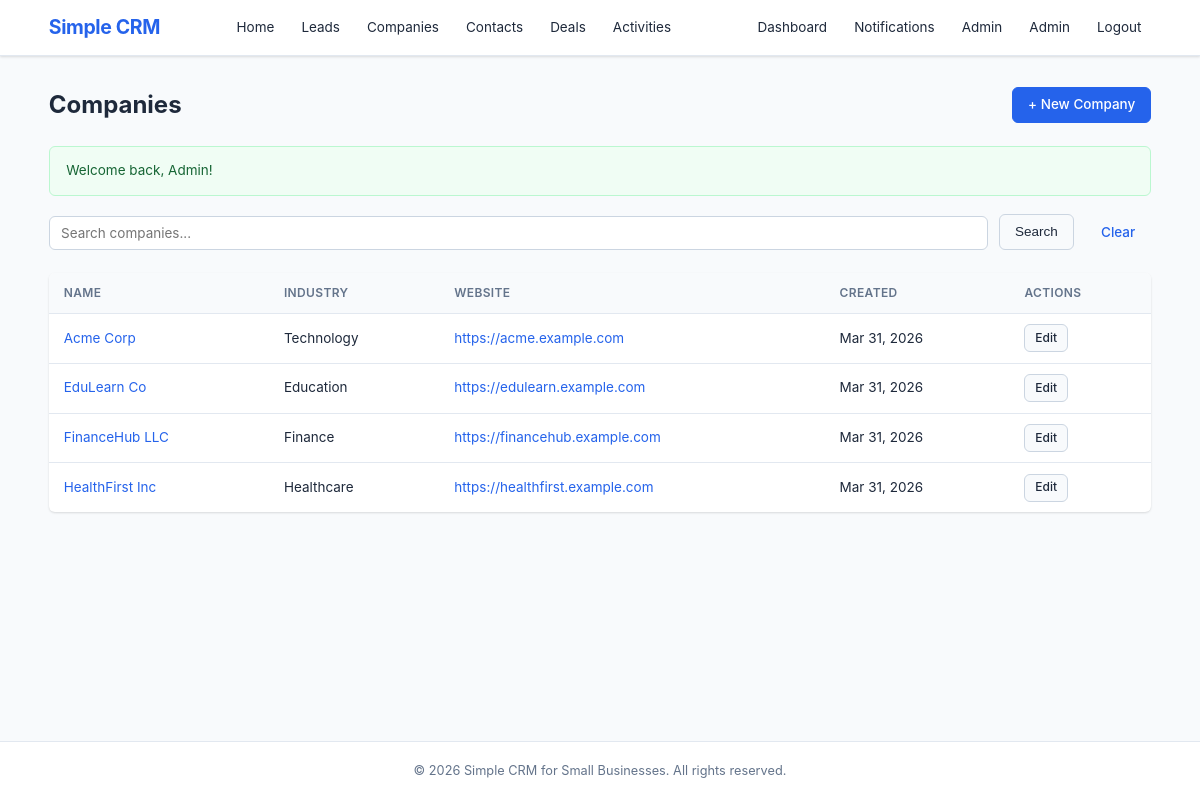
The app's page /public/companies.php (signed in) with its own data.
### tables this page shows
CREATE TABLE IF NOT EXISTS `companies` (
    `id`         INT AUTO_INCREMENT PRIMARY KEY,
    `name`       VARCHAR(150) NOT NULL,
    `industry`   VARCHAR(100) DEFAULT NULL,
    `website`    VARCHAR(255) DEFAULT NULL,
    `address`    TEXT         DEFAULT NULL,
    `created_by` INT          DEFAULT NULL,
    `created_at` DATETIME     NOT NULL DEFAULT CURRENT_TIMESTAMP,
    FOREIGN KEY (`created_by`) REFERENCES `users`(`id`) ON DELETE SET NULL
);

### includes/auth.php (called while the page is built, shortened)
<?php
function isLoggedIn(): bool
{
    return isset($_SESSION['user_id']);
}
function currentRole(): string
{
    return $_SESSION['user_role'] ?? 'visitor';
}
function hasMinRole(string $minRole): bool
{
    $hierarchy = [
        'visitor'       => 0,
        'user'          => 1,
        'sales_rep'     => 2,
        'sales_manager' => 3,
        'admin'         => 4,
    ];
    $userLevel = $hierarchy[currentRole()] ?? 0;
    $minLevel  = $hierarchy[$minRole]      ?? 0;
    return $userLevel >= $minLevel;
}

### includes/permissions.php (called while the page is built, shortened)
<?php
require_once __DIR__ . '/auth.php';
function canCreateCompany(): bool  { return isLoggedIn() && hasMinRole('user'); }
function canEditCompany(array $c): bool {
    if (hasMinRole('admin')) return true;
    return ($c['created_by'] == currentUserId());
}

### models/Company.php (called while the page is built, shortened)
<?php
function listCompanies(array $filters = [], int $limit = 20, int $offset = 0): array
{
    $db = getDB();
    $where  = [];
    $params = [];
    $whereSQL = $where ? 'WHERE ' . implode(' AND ', $where) : '';
    $stmt = $db->prepare("SELECT COUNT(*) FROM companies co {$whereSQL}");
    $stmt->execute($params);
    $total = (int) $stmt->fetchColumn();
    $sql = "SELECT co.*,
                   CONCAT(u.first_name, ' ', u.last_name) AS creator_name
            FROM companies co
            LEFT JOIN users u ON co.created_by = u.id
            {$whereSQL}
            ORDER BY co.name ASC
            LIMIT :lim OFFSET :off";
    $stmt = $db->prepare($sql);
    $stmt->bindValue(':lim', $limit, PDO::PARAM_INT);
    $stmt->bindValue(':off', $offset, PDO::PARAM_INT);
    $stmt->execute();
    return ['items' => $stmt->fetchAll(), 'total' => $total];
}

### public/companies.php (the view, shortened to what this page needs)
<?php
require_once __DIR__ . '/../includes/auth.php';
require_once __DIR__ . '/../includes/helpers.php';
require_once __DIR__ . '/../includes/permissions.php';
require_once __DIR__ . '/../models/Company.php';
$search  = trim($_GET['search'] ?? '');
$page    = max(1, (int) ($_GET['page'] ?? 1));
$perPage = 15;
$filters = ['search' => $search];
$result  = listCompanies($filters, $perPage, ($page - 1) * $perPage);
$items   = $result['items'];
require_once __DIR__ . '/../includes/header.php';
?>
<div class="container">
    <div class="page-header">
        <h1>Companies</h1>
        <?php if (canCreateCompany()): ?>
            <a href="company_form.php" class="btn btn-primary">+ New Company</a>
        <?php endif; ?>
    </div>
    <?= renderFlash() ?>
    <form method="GET" action="companies.php" class="filter-bar">
        <input type="text" name="search" value="<?= e($search) ?>" placeholder="Search companies..." class="filter-input">
        <button type="submit" class="btn btn-secondary">Search</button>
        <a href="companies.php" class="btn btn-ghost">Clear</a>
    </form>
    <?php if (empty($items)): ?>
        <div class="empty-state"><p>No companies found.</p></div>
    <?php else: ?>
        <table class="table table-hover">
            <thead>
                <tr><th>Name</th><th>Industry</th><th>Website</th><th>Created</th><th>Actions</th></tr>
            </thead>
            <tbody>
            <?php foreach ($items as $co): ?>
                <tr>
                    <td><a href="company_detail.php?id=<?= $co['id'] ?>"><?= e($co['name']) ?></a></td>
                    <td><?= e($co['industry'] ?? '—') ?></td>
                    <td><?= $co['website'] ? '<a href="' . e($co['website']) . '" target="_blank">' . e($co['website']) . '</a>' : '—' ?></td>
                    <td><?= formatDate($co['created_at']) ?></td>
                    <td>
                        <?php if (canEditCompany($co)): ?>
                            <a href="company_form.php?id=<?= $co['id'] ?>" class="btn btn-sm btn-secondary">Edit</a>
                        <?php endif; ?>
                    </td>
                </tr>
            <?php endforeach; ?>
            </tbody>
        </table>
    <?php endif; ?>
</div>
<?php require_once __DIR__ . '/../includes/footer.php'; ?>

### public/css/style.css (style rules this page uses)
*, *::before, *::after { box-sizing: border-box; margin: 0; padding: 0; }
:root { --color-primary: #2563eb; --color-primary-dark: #1d4ed8; --color-success: #16a34a; --color-warning: #d97706; --color-danger: #dc2626; --color-info: #0891b2; --color-bg: #f8fafc; --color-white: #ffffff; --color-text: #1e293b; --color-text-light: #64748b; --color-border: #e2e8f0; --color-border-dark: #cbd5e1; --radius: 6px; --shadow: 0 1px 3px rgba(0,0,0,0.08), 0 1px 2px rgba(0,0,0,0.06); --shadow-md: 0 4px 6px rgba(0,0,0,0.07), 0 2px 4px rgba(0,0,0,0.06); --font-sans: -apple-system, BlinkMacSystemFont, 'Segoe UI', Roboto, Oxygen, Ubuntu, sans-serif; --font-mono: 'SF Mono', SFMono-Regular, Consolas, 'Liberation Mono', Menlo, monospace; }
html { font-size: 15px; line-height: 1.6; }
body { font-family: var(--font-sans); color: var(--color-text); background: var(--color-bg); min-height: 100vh; display: flex; flex-direction: column; }
a { color: var(--color-primary); text-decoration: none; }
.container { max-width: 1140px; margin: 0 auto; padding: 0 1.25rem; }
.page-header { display: flex; align-items: center; justify-content: space-between; margin-bottom: 1.5rem; gap: 1rem; flex-wrap: wrap; }
.page-header h1 { font-size: 1.6rem; font-weight: 700; color: var(--color-text); }
.btn { display: inline-block; padding: 0.5rem 1rem; font-size: 0.9rem; font-weight: 500; border-radius: var(--radius); border: 1px solid var(--color-border-dark); background: var(--color-white); color: var(--color-text); cursor: pointer; transition: all 0.15s; text-align: center; line-height: 1.4; }
.btn-primary { background: var(--color-primary); color: var(--color-white); border-color: var(--color-primary); }
.btn-sm { padding: 0.3rem 0.65rem; font-size: 0.8rem; }
.filter-bar { display: flex; gap: 0.75rem; margin-bottom: 1.5rem; flex-wrap: wrap; align-items: flex-end; }
.btn-secondary { background: var(--color-bg); color: var(--color-text); border-color: var(--color-border-dark); }
.btn-ghost { background: transparent; border-color: transparent; color: var(--color-primary); }
.filter-input, .filter-select { padding: 0.55rem 0.75rem; font-size: 0.9rem; border: 1px solid var(--color-border-dark); border-radius: var(--radius); background: var(--color-white); color: var(--color-text); font-family: var(--font-sans); transition: border-color 0.15s; }
.filter-input { flex: 2; min-width: 200px; }
.table { width: 100%; border-collapse: collapse; background: var(--color-white); border-radius: var(--radius); box-shadow: var(--shadow); overflow: hidden; }
.table th, .table td { padding: 0.7rem 1rem; text-align: left; border-bottom: 1px solid var(--color-border); font-size: 0.9rem; }
.table th { background: var(--color-bg); font-weight: 600; color: var(--color-text-light); font-size: 0.8rem; text-transform: uppercase; letter-spacing: 0.03em; }
.table tbody tr:last-child td { border-bottom: none; }

### records on screen
companies: name "Acme Corp", industry "Technology", website "https://acme.example.com", created_at "Mar 31, 2026"
companies: name "EduLearn Co", industry "Education", website "https://edulearn.example.com", created_at "Mar 31, 2026"
companies: name "FinanceHub LLC", industry "Finance", website "https://financehub.example.com", created_at "Mar 31, 2026"
companies: name "HealthFirst Inc", industry "Healthcare", website "https://healthfirst.example.com", created_at "Mar 31, 2026"

### other values on screen
$user['first_name'] "Admin"
$msg "Welcome back, Admin!"
